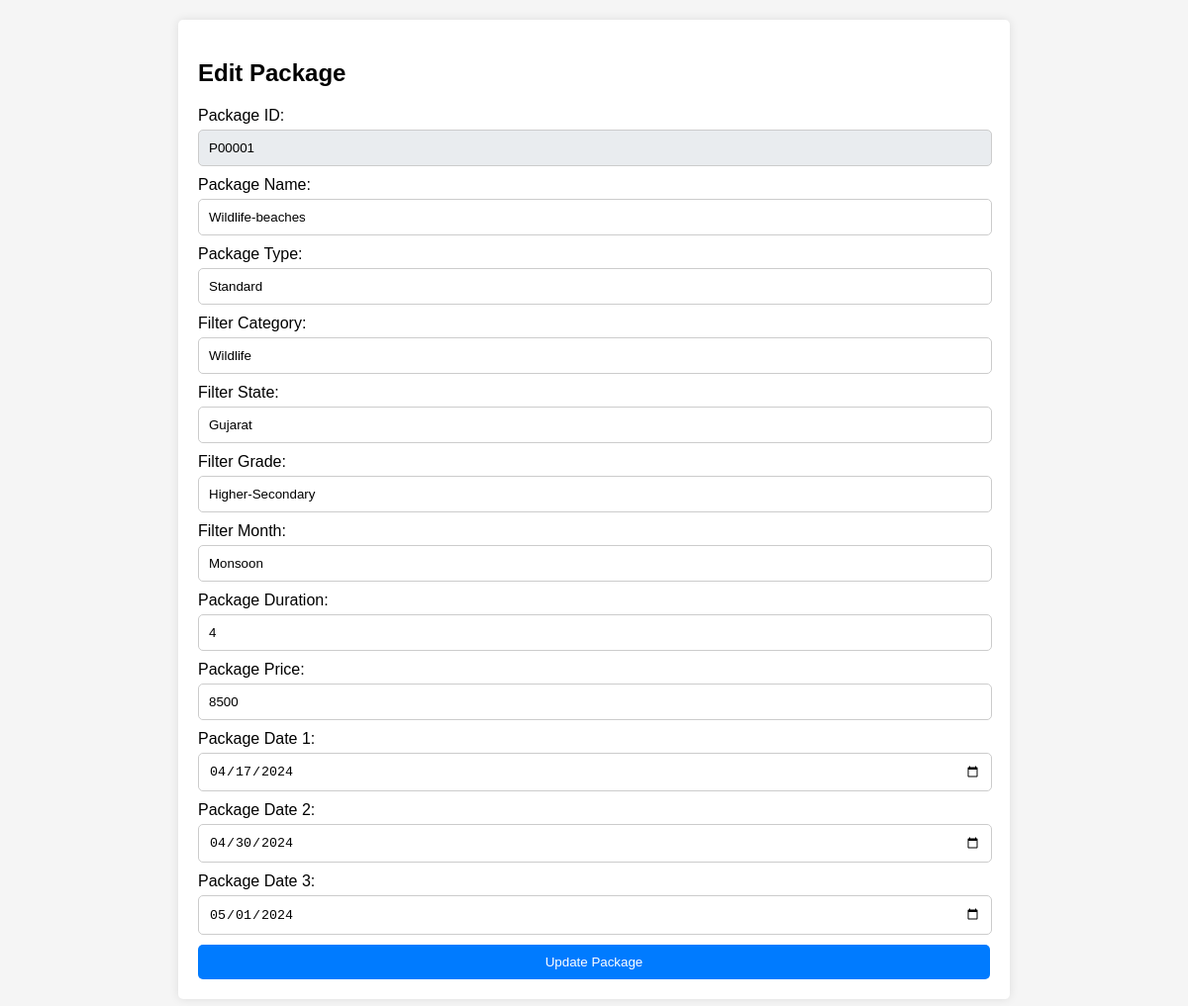
Screenshot of /admin/edit_package.php?id=P00001 with the database file from the repository.
### tables this page shows
CREATE TABLE `package` (
  `package_id` varchar(6) NOT NULL,
  `package_type` varchar(100) NOT NULL,
  `filter_category` varchar(100) NOT NULL,
  `filter_state` varchar(100) NOT NULL,
  `filter_grade` varchar(100) NOT NULL,
  `filter_month` varchar(100) NOT NULL,
  `package_name` varchar(100) NOT NULL,
  `package_duration` varchar(10) NOT NULL,
  `package_date1` date NOT NULL,
  `package_date2` date NOT NULL,
  `package_date3` date NOT NULL,
  `package_price` varchar(100) NOT NULL,
  `image_id` varchar(100) NOT NULL
);

### admin/edit_package.php (the view, shortened to what this page needs)
<?php
$servername = "localhost";
$username = "root";
$password = "";
$dbname = "project";
$conn = mysqli_connect($servername, $username, $password, $dbname);
if (isset($_GET['id'])) {
    $package_id = mysqli_real_escape_string($conn, $_GET['id']);
    $sql = "SELECT * FROM package WHERE package_id='$package_id'";
    $result = mysqli_query($conn, $sql);
    if ($result) {
        $row = mysqli_fetch_assoc($result);
    } else {
        die("Query failed: " . mysqli_error($conn));
    }
} else {
    header("Location: adminviewjourneys.php");
    exit();
}
?>
<!DOCTYPE html>
<html lang="en">
<head>
</head>
<body>
<div class="container">
  <h2>Edit Package</h2>
  <form action="<?php echo htmlspecialchars($_SERVER["PHP_SELF"] . '?id=' . $package_id); ?>" method="post">
    <label for="package_id">Package ID:</label>
    <input type="text" id="package_id" name="package_id_display" value="<?php echo htmlspecialchars($row['package_id']); ?>" readonly>
    <label for="package_name">Package Name:</label>
    <input type="text" id="package_name" name="package_name" value="<?php echo htmlspecialchars($row['package_name']); ?>" required>
    <label for="package_type">Package Type:</label>
    <input type="text" id="package_type" name="package_type" value="<?php echo htmlspecialchars($row['package_type']); ?>" required>
    <label for="filter_category">Filter Category:</label>
    <input type="text" id="filter_category" name="filter_category" value="<?php echo htmlspecialchars($row['filter_category']); ?>" required>
    <label for="filter_state">Filter State:</label>
    <input type="text" id="filter_state" name="filter_state" value="<?php echo htmlspecialchars($row['filter_state']); ?>" required>
    <label for="filter_grade">Filter Grade:</label>
    <input type="text" id="filter_grade" name="filter_grade" value="<?php echo htmlspecialchars($row['filter_grade']); ?>" required>
    <label for="filter_month">Filter Month:</label>
    <input type="text" id="filter_month" name="filter_month" value="<?php echo htmlspecialchars($row['filter_month']); ?>" required>
    <label for="package_duration">Package Duration:</label>
    <input type="text" id="package_duration" name="package_duration" value="<?php echo htmlspecialchars($row['package_duration']); ?>" required>
    <label for="package_price">Package Price:</label>
    <input type="number" id="package_price" name="package_price" value="<?php echo htmlspecialchars($row['package_price']); ?>" required>
    <label for="package_date1">Package Date 1:</label>
    <input type="date" id="package_date1" name="package_date1" value="<?php echo htmlspecialchars($row['package_date1']); ?>" required>
    <label for="package_date2">Package Date 2:</label>
    <input type="date" id="package_date2" name="package_date2" value="<?php echo htmlspecialchars($row['package_date2']); ?>" required>
    <label for="package_date3">Package Date 3:</label>
    <input type="date" id="package_date3" name="package_date3" value="<?php echo htmlspecialchars($row['package_date3']); ?>" required>
    <button type="submit">Update Package</button>
  </form>
</div>
</body>
</html>

### admin/edit_package.php (style rules this page uses)
body { font-family: Arial, sans-serif; margin: 0; padding: 0; background-color: #f5f5f5; }
.container { max-width: 800px; margin: 20px auto; padding: 20px; background-color: #fff; border-radius: 5px; box-shadow: 0 0 10px rgba(0, 0, 0, 0.1); }
form label { display: block; margin-bottom: 5px; }
form input[type="text"], form input[type="number"], form input[type="date"] { width: calc(100% - 20px); padding: 10px; border-radius: 5px; border: 1px solid #ccc; margin-bottom: 10px; }
form input[readonly] { background-color: #e9ecef; }
form button[type="submit"] { width: 100%; padding: 10px; background-color: #007bff; color: #fff; border: none; border-radius: 5px; cursor: pointer; transition: background-color 0.3s; }

### rows the page displays
package: package_id_display "P00001", package_name "Wildlife-beaches", package_type "Standard", filter_category "Wildlife", filter_state "Gujarat", filter_grade "Higher-Secondary", filter_month "Monsoon", package_duration "4", package_price "8500", package_date1 "04/17/2024", package_date2 "04/30/2024", package_date3 "05/01/2024"
